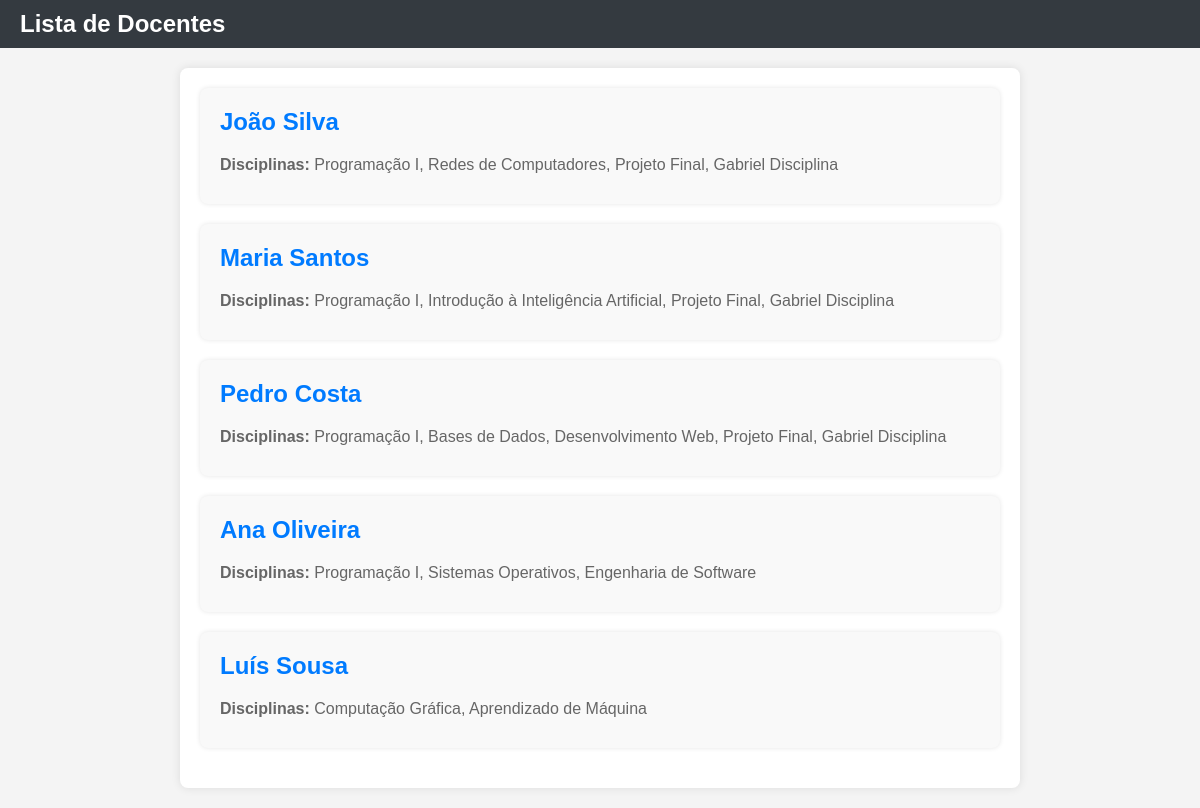
Page /cursoLEI/lista_docente/ on the committed database.
### cursoLEI/models.py (models this page shows, shortened)
class Docente(models.Model):
    nome = models.CharField(max_length=100)
    disciplina = models.ManyToManyField(Disciplina)

class Disciplina(models.Model):
    nome = models.CharField(max_length=100)
    ano = models.IntegerField()
    semestre = models.IntegerField()
    ects = models.IntegerField()
    code = models.IntegerField()
    conteudos = models.CharField(max_length=500, default='Conteúdos Programáticos Padrão')
    area_cientifica = models.ForeignKey('Area_Cientifica', on_delete=models.CASCADE)

### cursoLEI/views.py (the view)
# urls.py: path('lista_docente/', views.lista_docente_view, name='lista_docente'),
def lista_docente_view(request):
    docentes = Docente.objects.all()
    return render(request, 'cursoLEI/lista_docente.html', {'docentes': docentes})

### cursoLEI/templates/cursoLEI/lista_docente.html (shortened to what this page needs)
<!DOCTYPE html>
<html lang="pt">
<head>
</head>
<body>
    <div class="header">
        <h1>Lista de Docentes</h1>
    </div>
    <div class="container">
        {% for docente in docentes %}
        <div class="curso">
            <h2><a class="curso-a"><a href="{% url 'cursoLEI:docente' docente.id %}" class="curso-a">{{ docente.nome }}</a></a></h2>
            <p><strong>Disciplinas:</strong>
                {% for disciplina in docente.disciplina.all %}
                    {{ disciplina.nome }}{% if not forloop.last %}, {% endif %}
                {% endfor %}
            </p>
        </div>
        {% endfor %}
    </div>
</body>
</html>

### cursoLEI/templates/cursoLEI/lista_docente.html (style rules this page uses)
body { font-family: Arial, sans-serif; margin: 0; padding: 0; background-color: #f4f4f4; }
.header { background-color: #343a40; color: #fff; padding: 10px 20px; display: flex; justify-content: space-between; align-items: center; }
.header h1 { margin: 0; font-size: 24px; }
.container { max-width: 800px; margin: 20px auto; padding: 20px; background-color: #fff; border-radius: 8px; box-shadow: 0 0 10px rgba(0, 0, 0, 0.1); }
.curso { margin-bottom: 20px; padding: 20px; border-radius: 8px; background-color: #f9f9f9; box-shadow: 0 0 5px rgba(0, 0, 0, 0.1); position: relative; }
.curso h2 { margin-top: 0; color: #333; }
.curso p { margin-bottom: 10px; color: #666; }
.curso-a { text-decoration: none; color: #007bff; }

### rows in the picture
Docente: nome "João Silva"
Disciplina: nome "Programação I"
Disciplina: nome "Redes de Computadores"
Disciplina: nome "Projeto Final"
Disciplina: nome "Gabriel Disciplina"
Docente: nome "Maria Santos"
Disciplina: nome "Introdução à Inteligência Artificial"
Docente: nome "Pedro Costa"
Disciplina: nome "Bases de Dados"
Disciplina: nome "Desenvolvimento Web"
Docente: nome "Ana Oliveira"
Disciplina: nome "Sistemas Operativos"
Disciplina: nome "Engenharia de Software"
Docente: nome "Luís Sousa"
Disciplina: nome "Computação Gráfica"
Disciplina: nome "Aprendizado de Máquina"
